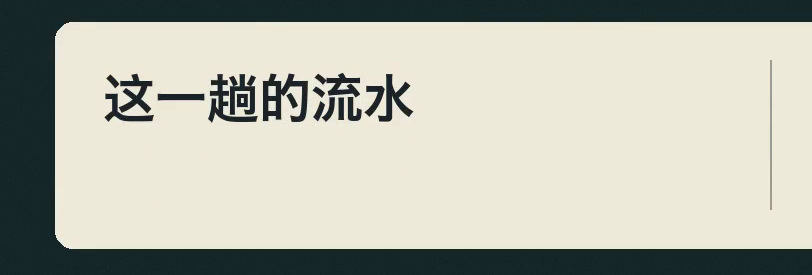
#> input picture assets/review-cases/fare-row/before-58.png, 812 x 275 px; its folder holds 2 pictures in this run; the run also reads 1 picture not shown here
$ python replay_fare_row.py
#> lines starting #> are read from the running program, lines starting #| are printed output that depends on the picture; after the words box and inside, x2 and y2 are one past the last pixel; in counts of white or black regions, pixels touching at a corner belong together
"""Replay the fare-clock alignment miss against the shipping review gate.

Fixtures are unscaled 812×275 RGB crops at (32,610) from original 1080p
frames 58 and 68. The two released video SHA-256s, in before/after order:
1f1fe6cf3331639d5fd05969557920cad9c942ad14e31275fc4dabb3d70cb82d
7eb86655bc43c59853e7474cc8ca40f21a2efd5c1beecc09dca61dde59149d63
"""

from pathlib import Path

import numpy as np
from PIL import Image

from perception_review import missing_spots, validate_spot


CASES = Path(__file__).resolve().parents[1] / 'assets/review-cases/fare-row'
SIZE = [1920, 1080]
SCOPE = {'alignment': [{'shot': 'meter', 'start': 0, 'end': 76,
                        'groups': ['takings-label']}]}


def measure(version, frame):
#> called with version = 'before', frame = 58
    with Image.open(CASES / f'{version}-{frame}.png') as image:
#> image is the input picture: PIL image 812x275 RGB; mean R, G, B 182.2, 183.4, 171.3
        pixels = np.asarray(image.convert('RGB'))
    # Locate the broad paper surface, the divider in its right margin, then the dark glyphs.
    paper = pixels.min(axis=2) > 165
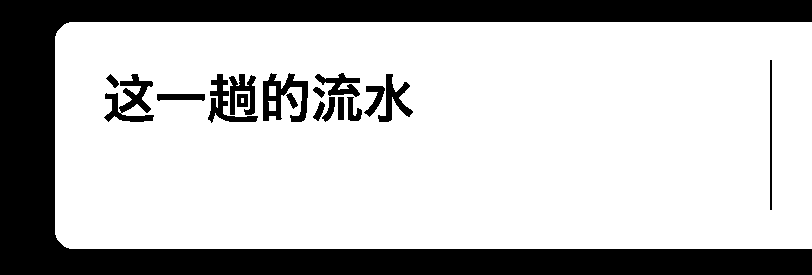
#> paper: shape (275, 812) bool; 74% white; 18 black regions, largest, box (x1, y1, x2, y2) and area: (0, 0, 812, 275) 51609, (263, 73, 308, 122) 1080, (104, 74, 154, 122) 1031
    vertical = np.flatnonzero(paper[:, 638])
#> vertical = 227 values from 22 to 248
    top, bottom = int(vertical[0]), int(vertical[-1]) + 1
#> top = 22; bottom = 249
    left = int(np.flatnonzero(paper[top + 16])[0])
#> left = 55
    strip = pixels[top + 72, 713:].mean(axis=1)
#> strip = 99 values, max 230 at index 61, min 151.3 at index 58, mean 228.1
    right = round(float(np.flatnonzero(strip < np.median(strip)-18).mean()) + 713)
#> right = 770

    enclosed = pixels[top+12:bottom-12, left+8:right-8]
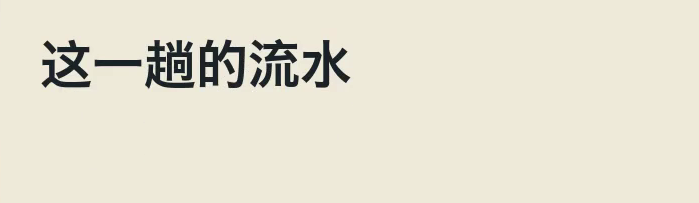
#> enclosed: shape (203, 699, 3); mean R, G, B 229.4, 225.8, 209.8
    ys, xs = np.nonzero(enclosed.max(axis=2) < 135)
#> ys = 5733 values from 39 to 87; xs = 5733 values, max 349 at index 4565, min 42 at index 2200, mean 201.5
    x, y = left+8, top+12
#> x = 63; y = 34
    ink = [x+int(xs.min()), y+int(ys.min()), x+int(xs.max())+1, y+int(ys.max())+1]
#> ink = [105, 73, 413, 122]

    def native(box):
        return [value + offset for value, offset in zip(box, (32,610,32,610))]

    return {'frame': frame, 'reference_box': native([left,top,right,bottom]), 'ink_box': native(ink)}


def observation(version):
    return {'shot': 'meter', 'start_frame': 0, 'end_frame': 76, 'perception': {
        'kind': 'alignment', 'method': 'encoded_geometry', 'group': 'takings-label',
        'subject': '票面左格的流水标签', 'axis': 'xy',
        'samples': [measure(version, frame) for frame in (58, 68)],
        'playback': '回放样本为出票落稳后的第58及68帧。'}}


def missing(observations):
    return missing_spots({'perception_checks': SCOPE, 'reviews': [{'observations': observations}]})


def main():
    old, revised = observation('before'), observation('after')
    if missing([]) != ['alignment:meter@0/takings-label']:
        raise RuntimeError('缺少此组对齐证据，签发检查却未报缺。')
    try:
        validate_spot(old, SCOPE, 1051, SIZE)
    except ValueError as error:
        if 'Offset exceeds optical tolerance' not in str(error):
            raise
    else:
        raise RuntimeError('旧片的实测偏移通过了校验。')
    validate_spot(revised, SCOPE, 1051, SIZE)
    if missing([revised]):
        raise RuntimeError('修订样本有效但仍缺少此组对齐证据。')
    for label, row in [('原版退改', old), ('修订版通过', revised)]:
        for sample in row['perception']['samples']:
            ink, ref = sample['ink_box'], sample['reference_box']
            dx, dy = [(ink[i]+ink[i+2]-ref[i]-ref[i+2])/2 for i in (0,1)]
            print(f"{label} F{sample['frame']} · 横向 {dx:+g} px，纵向 {dy:+g} px")
    print('遗漏此组测量时，签发仍列为缺项。')


if __name__ == '__main__':
#> (the run stopped early here; a loop or call above may not have finished)
